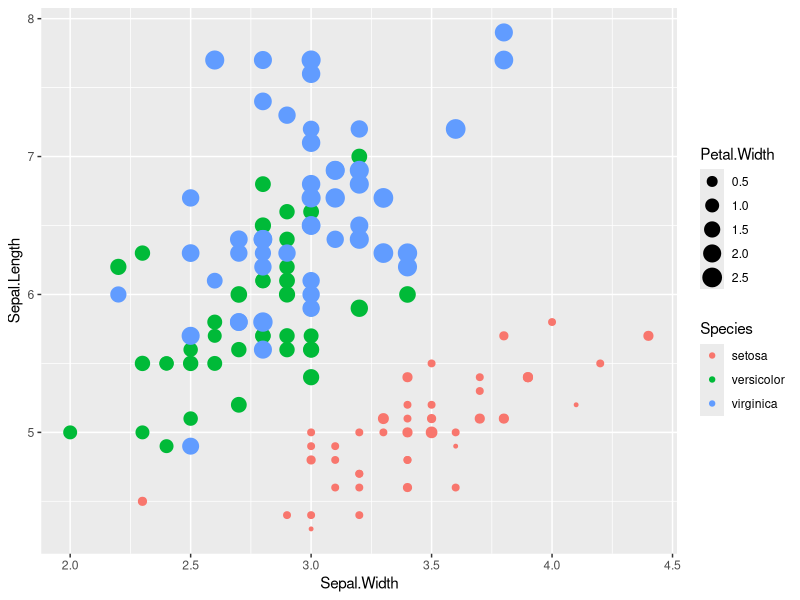

Here is the R script that generated this plot:
## ---- chunk 1
library(ggplot2)
## ---- chunk 2
ggplot(iris) +
geom_point(aes(Sepal.Width,
               Sepal.Length,
               colour=Species,
               size=Petal.Width))
## ---- chunk 3
# knitr::opts_chunk$set(
#   collapse = TRUE,
#   comment = "#>",
#   fig.path = "README-"
# )
